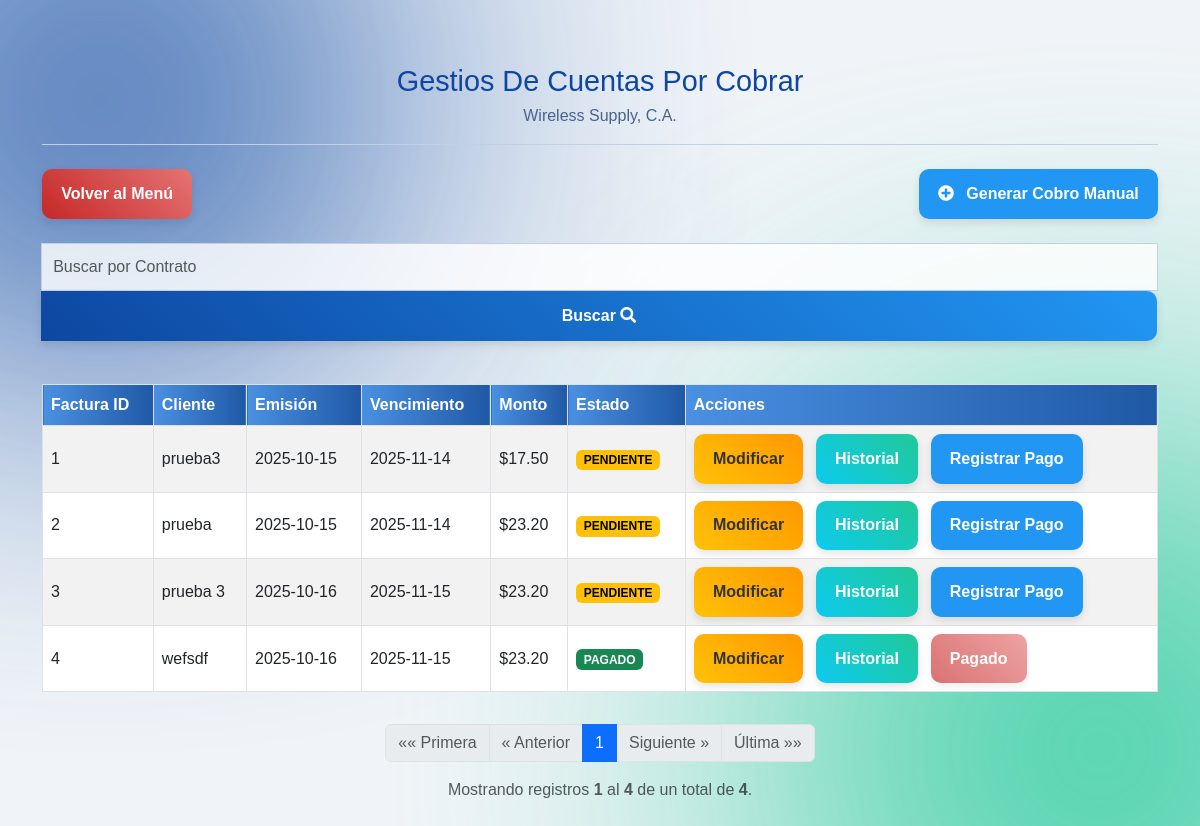
Screenshot of /paginas/principal/gestion_cobros.php?maintenance_done=1 with the database file from the repository.
### tables this page shows
CREATE TABLE `cuentas_por_cobrar` (
  `id_cobro` int(11) NOT NULL,
  `id_contrato` int(11) NOT NULL COMMENT 'FK a la tabla contratos',
  `fecha_emision` date NOT NULL,
  `fecha_vencimiento` date NOT NULL,
  `monto_total` decimal(10,2) NOT NULL COMMENT 'Monto final a pagar',
  `estado` enum('PENDIENTE','PAGADO','VENCIDO','CANCELADO') NOT NULL DEFAULT 'PENDIENTE',
  `fecha_pago` datetime DEFAULT NULL,
  `referencia_pago` varchar(100) DEFAULT NULL,
  `created_at` timestamp NOT NULL DEFAULT current_timestamp(),
  `id_plan_cobrado` int(11) DEFAULT NULL COMMENT 'FK del Plan facturado en el momento de la emisión'
);

CREATE TABLE `contratos` (
  `id` int(11) NOT NULL,
  `ip` varchar(20) NOT NULL COMMENT 'Dirección IP asignada al cliente (IPv4)',
  `cedula` varchar(20) NOT NULL COMMENT 'Cédula o ID del cliente',
  `nombre_completo` varchar(150) NOT NULL COMMENT 'Nombre completo del titular del contrato',
  `id_municipio` int(11) NOT NULL COMMENT 'FK de la tabla municipio',
  `id_parroquia` int(11) NOT NULL COMMENT 'FK de la tabla parroquia',
  `id_comunidad` int(11) NOT NULL,
  `id_plan` int(11) NOT NULL COMMENT 'FK de la tabla planes',
  `id_vendedor` int(11) NOT NULL COMMENT 'FK de la tabla vendedores',
  `direccion` varchar(150) NOT NULL COMMENT 'Dirección detallada de instalación',
  `telefono` varchar(50) NOT NULL COMMENT 'Número de teléfono de contacto',
  `correo` varchar(100) DEFAULT NULL COMMENT 'Correo electrónico de contacto (Opcional)',
  `fecha_instalacion` date NOT NULL DEFAULT '2025-10-01',
  `ident_caja_nap` varchar(50) NOT NULL COMMENT 'Identificador físico de la Caja NAP/Splitter',
  `puerto_nap` varchar(10) NOT NULL COMMENT 'Puerto utilizado en la Caja NAP',
  `num_presinto_odn` varchar(50) NOT NULL COMMENT 'Número del Hilo de Fibra o Presinto ODN',
  `id_olt` int(11) NOT NULL,
  `id_pon` int(11) NOT NULL COMMENT 'Identificador Serial PON del equipo del cliente (ONT/Router)',
  `estado` varchar(20) NOT NULL DEFAULT 'ACTIVO' COMMENT 'Estado actual del contrato: ACTIVO, INACTIVO, SUSPENDIDO, etc.'
);

### paginas/principal/gestion_cobros.php (the view, shortened to what this page needs)
<?php
require_once 'conexion.php';
$registros_por_pagina = 5;
$pagina_actual = isset($_GET['page']) && is_numeric($_GET['page']) ? (int)$_GET['page'] : 1;
$offset = ($pagina_actual - 1) * $registros_por_pagina;
$search_term = isset($_GET['search']) ? $conn->real_escape_string($_GET['search']) : '';
$where_clause = "";
$sql_count = "SELECT COUNT(*) AS total FROM cuentas_por_cobrar cxc
              JOIN contratos co ON cxc.id_contrato = co.id " . $where_clause;
$resultado_count = $conn->query($sql_count);
$fila_count = $resultado_count->fetch_assoc();
$total_registros = $fila_count['total'];
$total_paginas = ceil($total_registros / $registros_por_pagina);
$sql = "
    SELECT
        cxc.id_cobro,
        cxc.fecha_emision,
        cxc.fecha_vencimiento,
        cxc.monto_total,
        cxc.estado,
        co.nombre_completo AS nombre_cliente,
        co.id AS id_contrato,
        -- Añadimos un campo booleano (1 si existe registro en la tabla de historial)
        (SELECT COUNT(h.id) FROM cobros_manuales_historial h WHERE h.id_cobro_cxc = cxc.id_cobro) AS es_manual
    FROM cuentas_por_cobrar cxc
    JOIN contratos co ON cxc.id_contrato = co.id
    " . $where_clause . "
    ORDER BY
        CASE cxc.estado
            WHEN 'PENDIENTE' THEN 1
            WHEN 'VENCIDO' THEN 2
            ELSE 3
        END,
        cxc.fecha_vencimiento ASC
    LIMIT {$registros_por_pagina}
    OFFSET {$offset}
";
$resultado = $conn->query($sql);
?>
<!DOCTYPE html>
<html lang="es">
<head>
    <link href="../../css/bootstrap.min.css" rel="stylesheet">
     <link href="../../css/style3.css" rel="stylesheet">
     <link href="../../css/style4.css" rel="stylesheet">
    <link rel="stylesheet" href="https://cdnjs.cloudflare.com/ajax/libs/font-awesome/5.15.4/css/all.min.css">
</head>
<body>
<div class="container mt-5">
     <header class="register-header">
        <h1 class="text-center pt-3 texto_modificado">Gestios De Cuentas Por Cobrar</h1>
		<p class= "text-center">Wireless Supply, C.A.</p>
    </header>
    <div class="d-flex justify-content-between align-items-center mb-4">
        <a href="../menu.php" class="btn btn-secondary">Volver al Menú</a>
        <button type="button" class="btn btn-success" data-bs-toggle="modal" data-bs-target="#modalGenerarCobro">
            <i class="fas fa-plus-circle me-2"></i> Generar Cobro Manual
        </button>
    </div>
<form action="" method="get" class="search-form mb-4">
    <div class="input-group">
        <input type="text"
               name="search"
               id="searchInput"
               class="form-control"
               placeholder="Buscar por Contrato"
               value="<?php echo htmlspecialchars($search_term); ?>"
               autocomplete="off">
        <?php if (empty($search_term)): ?>
        <button type="submit" id="searchButton" class="btn btn-primary">Buscar
            <i class="fas fa-search"></i>
        </button>
        <?php endif; ?>
    </div>
</form>
    <div class="table-responsive">
        <table id="tablaCobros" class="table table-striped table-bordered">
            <thead>
                <tr>
                    <th style="color: white;">Factura ID</th>
                    <th style="color: white;">Cliente</th>
                    <th style="color: white;">Emisión</th>
                    <th style="color: white;">Vencimiento</th>
                    <th style="color: white;">Monto</th>
                    <th style="color: white;">Estado</th>
                    <th style="color: white;">Acciones</th>
                </tr>
            </thead>
            <tbody>
                <?php
                if ($resultado->num_rows > 0):
                ?>
                    <?php while ($fila = $resultado->fetch_assoc()): ?>
                    <tr>
                        <td>
                            <?php echo htmlspecialchars($fila['id_cobro']); ?>
                        </td>
                        <td><?php echo htmlspecialchars($fila['nombre_cliente']); ?></td>
                        <td><?php echo htmlspecialchars($fila['fecha_emision']); ?></td>
                        <td><?php echo htmlspecialchars($fila['fecha_vencimiento']); ?></td>
                        <td>$<?php echo number_format($fila['monto_total'], 2); ?></td>
                        <td>
                            <span class="badge bg-<?php
                                switch ($fila['estado']) {
                                    case 'PAGADO': echo 'success'; break;
                                    default: echo 'warning';
                                }
                            ?>"><?php echo htmlspecialchars($fila['estado']); ?></span>
                        </td>
                        <td>
                            <a href="modifica_cobro1.php?id=<?php echo $fila['id_cobro']; ?>" class="btn btn-sm btn-warning me-2">Modificar</a>
                            <a href="historial_pagos.php?id=<?php echo $fila['id_contrato']; ?>" class="btn btn-sm btn-info me-2">Historial</a>
                            <?php if ($fila['estado'] == 'PENDIENTE' || $fila['estado'] == 'VENCIDO'): ?>
                                <button type="button" class="btn btn-sm btn-success"
                                    data-bs-toggle="modal"
                                    data-bs-target="#modalPagar"
                                    data-id="<?php echo $fila['id_cobro']; ?>"
                                    data-monto="<?php echo $fila['monto_total']; ?>">
                                    Registrar Pago
                                </button>
                            <?php else: ?>
                                <button class="btn btn-sm btn-secondary" disabled>Pagado</button>
                            <?php endif; ?>
                        </td>
                    </tr>
                    <?php endwhile; ?>
                <?php endif; ?>
            </tbody>
        </table>
    </div>
<div class="container mt-3 mb-5">
    <?php
    if ($total_paginas > 0):
        $registro_inicial = $registros_por_pagina * ($pagina_actual - 1) + 1;
        $registro_final = min($registros_por_pagina * $pagina_actual, $total_registros);
    ?>
    <nav>
        <ul class="pagination justify-content-center">
            <li class="page-item <?php echo ($pagina_actual <= 1) ? 'disabled' : ''; ?>">
                <a class="page-link"
                   href="?maintenance_done=1&page=1&search=<?php echo htmlspecialchars($search_term); ?>"
                   aria-label="First">
                    <span aria-hidden="true">&laquo;&laquo; Primera</span>
                </a>
            </li>
            <li class="page-item <?php echo ($pagina_actual <= 1) ? 'disabled' : ''; ?>">
                <a class="page-link"
                   href="?maintenance_done=1&page=<?php echo $pagina_actual - 1; ?>&search=<?php echo htmlspecialchars($search_term); ?>"
                   aria-label="Previous">
                    <span aria-hidden="true">&laquo; Anterior</span>
                </a>
            </li>
            <?php
            $start_page = max(1, $pagina_actual - 2);
            $end_page = min($total_paginas, $pagina_actual + 2);
            for ($i = $start_page; $i <= $end_page; $i++):
            ?>
                <li class="page-item <?php echo ($i == $pagina_actual) ? 'active' : ''; ?>">
                    <a class="page-link"
                       href="?maintenance_done=1&page=<?php echo $i; ?>&search=<?php echo htmlspecialchars($search_term); ?>">
                       <?php echo $i; ?>
                    </a>
                </li>
            <?php
            endfor;
            ?>
            <li class="page-item <?php echo ($pagina_actual >= $total_paginas) ? 'disabled' : ''; ?>">
                <a class="page-link"
                   href="?maintenance_done=1&page=<?php echo $pagina_actual + 1; ?>&search=<?php echo htmlspecialchars($search_term); ?>"
                   aria-label="Next">
                    <span aria-hidden="true">Siguiente &raquo;</span>
                </a>
            </li>
            <li class="page-item <?php echo ($pagina_actual >= $total_paginas) ? 'disabled' : ''; ?>">
                <a class="page-link"
                   href="?maintenance_done=1&page=<?php echo $total_paginas; ?>&search=<?php echo htmlspecialchars($search_term); ?>"
                   aria-label="Last">
                    <span aria-hidden="true">Última &raquo;&raquo;</span>
                </a>
            </li>
        </ul>
    </nav>
    <p class="text-center text-muted">
        Mostrando registros <strong><?php echo $registro_inicial; ?></strong> al <strong><?php echo $registro_final; ?></strong> de un total de <strong><?php echo $total_registros; ?></strong>.
    </p>
    <?php endif; ?>
</div>
</div>
</body>
</html>

### css/style3.css (style rules this page uses)
body { background-color: #f0f4f8; font-family: Arial, sans-serif; display: flex; justify-content: center; align-items: center; min-height: 100vh; margin: 0; overflow-x: hidden; position: relative; z-index: 1; }
body::before, body::after { content: ''; position: fixed; border-radius: 50%; z-index: -1; filter: blur(150px); opacity: 0.8; animation: blob-move 20s infinite alternate cubic-bezier(0.68, -0.55, 0.265, 1.55); }
body::before { background: #0d47a1; width: 600px; height: 600px; top: -200px; left: -200px; }
body::after { background: #20c997; width: 700px; height: 700px; bottom: -250px; right: -250px; animation-delay: -10s; }
.register-header h1 { color: #0d47a1; font-size: 1.8em; margin: 0 0 0.2em 0; }
.register-header p { color: #4a618d; font-size: 1em; border-bottom: 1px solid #c0d1e6; padding-bottom: 1em; margin-bottom: 1.5em; }
.input-group { margin-bottom: 1.2em; text-align: left; }
.input-group input[type="text"], .input-group input[type="password"], .input-group input[type="number"], .input-group input[type="email"], .input-group input[type="date"], .input-group textarea, .input-group select { width: 100%; padding: 0.7em; border: 1px solid #c0d1e6; border-radius: 5px; box-sizing: border-box; background-color: rgba(255, 255, 255, 0.8); transition: border-color 0.3s ease; }
.btn { display: inline-block; padding: 0.8em 1.5em; border-radius: 10px; cursor: pointer; font-size: 1em; font-weight: bold; text-decoration: none; transition: all 0.3s cubic-bezier(0.175, 0.885, 0.32, 1.275); box-shadow: 0 4px 8px rgba(0, 0, 0, 0.1); border: none; }
.btn-primary { background: linear-gradient(45deg, #0d47a1, #2196f3); color: white; width: 100%; }
.btn-secondary { background: linear-gradient(45deg, #c62828, #e57373); color: white; border: none; }

### css/style4.css (style rules this page uses)
body { background-color: #f0f4f8; font-family: Arial, sans-serif; margin: 0; overflow-x: hidden; position: relative; z-index: 1; }
body::before, body::after { content: ''; position: fixed; border-radius: 50%; z-index: -1; filter: blur(150px); opacity: 0.8; animation: blob-move 20s infinite alternate cubic-bezier(0.68, -0.55, 0.265, 1.55); }
body::before { background: #0d47a1; width: 600px; height: 600px; top: -200px; left: -200px; }
body::after { background: #20c997; width: 700px; height: 700px; bottom: -250px; right: -250px; animation-delay: -10s; }
table { width: 100%; border-collapse: collapse; box-shadow: none; }
th, td { padding: 12px 15px; text-align: left; border-bottom: 1px solid rgba(192, 209, 230, 0.6); }
th { background: linear-gradient(90deg, #4A90E2, #1F59A5); color: white; }
.btn { display: inline-block; padding: 0.8em 1.2em; border-radius: 10px; font-size: 1em; font-weight: bold; text-decoration: none; transition: all 0.3s cubic-bezier(0.175, 0.885, 0.32, 1.275); box-shadow: 0 4px 8px rgba(0, 0, 0, 0.1); border: none; }
.btn-primary { background: linear-gradient(45deg, #0d47a1, #2196f3); color: white; }
.btn-warning { background: linear-gradient(45deg, #ffc107, #ff9800); color: #333; }
.btn-info { background: linear-gradient(45deg, #0dcaf0, #20c997); color: white; }
.search-form { display: flex; gap: 10px; align-items: center; }
.table td, .table th { padding-top: 8px !important; padding-bottom: 8px !important; vertical-align: middle; }

### paginas/principal/gestion_cobros.php (style rules this page uses)
.badge.bg-warning { background-color: #ffc107 !important; color: #000; }
.badge.bg-success { background-color: #198754 !important; }

### rows the page displays
cuentas_por_cobrar: id_cobro "1", id_contrato.nombre_completo "prueba3", fecha_emision "2025-10-15", fecha_vencimiento "2025-11-14", monto_total "17.50", estado "PENDIENTE"
cuentas_por_cobrar: id_cobro "2", id_contrato.nombre_completo "prueba", fecha_emision "2025-10-15", fecha_vencimiento "2025-11-14", monto_total "23.20", estado "PENDIENTE"
cuentas_por_cobrar: id_cobro "3", id_contrato.nombre_completo "prueba 3", fecha_emision "2025-10-16", fecha_vencimiento "2025-11-15", monto_total "23.20", estado "PENDIENTE"
cuentas_por_cobrar: id_cobro "4", id_contrato.nombre_completo "wefsdf", fecha_emision "2025-10-16", fecha_vencimiento "2025-11-15", monto_total "23.20", estado "PAGADO", shows "Pagado"

### other values shown
$registro_inicial "1"
$registro_final "4"
$total_registros "4"
